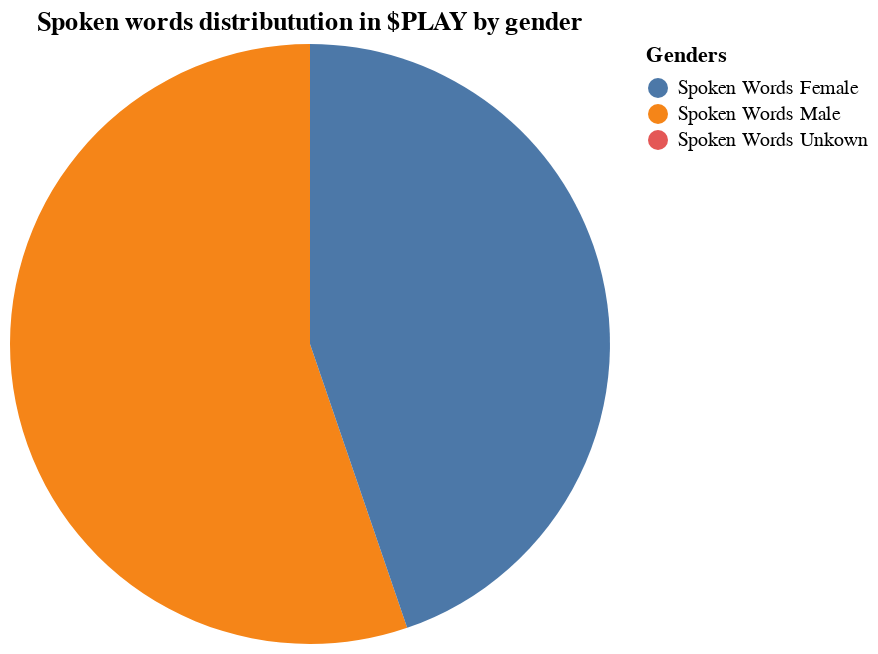

Notebook cell for this chart:
### Code cell
# Pie Chart Spoken words by gender
# 1. aggregate num. of spoken words by gender
coOGraphML = play.graphml()
coOGrapNX = nx.parse_graphml(coOGraphML,force_multigraph=True)
femaleWords = 0
maleWords = 0
unknownWords = 0
for nodeitterator in coOGrapNX.nodes: 
    node = coOGrapNX.nodes[nodeitterator]
    if node['Gender'] == 'FEMALE':
       femaleWords += node['Number of spoken words']
    elif node['Gender'] == 'MALE':
       maleWords += node['Number of spoken words']
    elif node['Gender'] == 'UNKNOWN':
       unknownWords += node['Number of spoken words']

spokenwordList = [maleWords,femaleWords,unknownWords] # odering the same way the gender of the speaker are in the metadata
# plot seaborn pie chart
plt.pie( x= spokenwordList, 
        labels= ['Spoken Words Male','Spoken Words Female','Spoken Words Unkown'], 
        colors=['#009999','#b66dff','#db6d00'], 
        autopct='%.0f%%') 
plt.show() 

# altair pie chart 
spokenwordListAlt = pd.DataFrame({'Genders':['Spoken Words Male','Spoken Words Female','Spoken Words Unkown'], 'Words':spokenwordList})

spokenWordsGenderPieCharAlt=alt.Chart(spokenwordListAlt,title='Spoken words distributution in $PLAY by gender').mark_arc().encode(
    theta='Words',
    color='Genders:N'
)
spokenWordsGenderPieCharAlt #todo's add marks ie percentages,

### Figure 1 — Vega-Lite specification as saved in the notebook (floating-point values rounded to 4 significant figures)
{"config": {"view": {"continuousWidth": 300, "continuousHeight": 300}}, "data": {"name": "data-2cf47f404d612e6d16a44374dc9526ed"}, "mark": {"type": "arc"}, "encoding": {"color": {"field": "Genders", "type": "nominal"}, "theta": {"field": "Words", "type": "quantitative"}}, "title": "Spoken words distributution in $PLAY by gender", "$schema": "https://vega.github.io/schema/vega-lite/v5.15.1.json", "datasets": {"data-2cf47f404d612e6d16a44374dc9526ed": [{"Genders": "Spoken Words Male", "Words": 15053}, {"Genders": "Spoken Words Female", "Words": 12192}, {"Genders": "Spoken Words Unkown", "Words": 0}]}}
